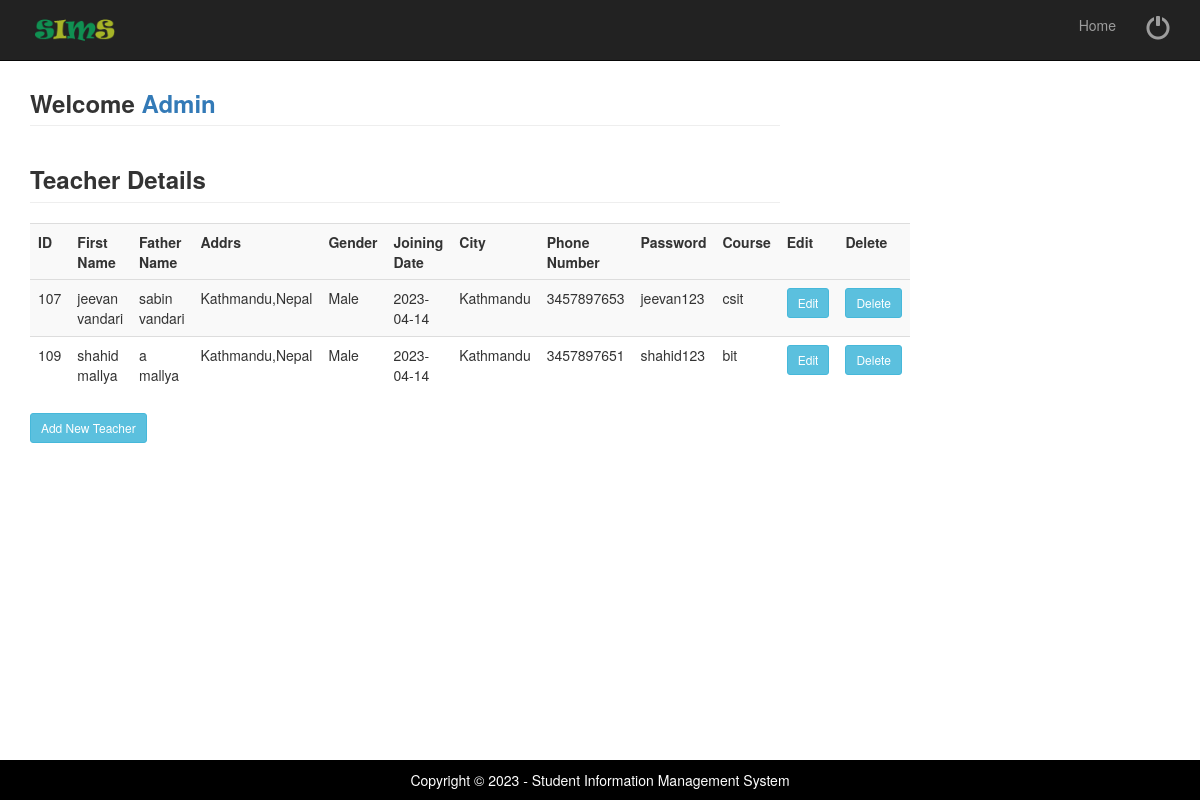
Page /FacultyDetails.php (signed in) on the committed database.
### tables this page shows
CREATE TABLE IF NOT EXISTS `facutlytable` (
  `FID` int(10) NOT NULL AUTO_INCREMENT,
  `FName` varchar(50) NOT NULL,
  `FaName` varchar(30) NOT NULL,
  `Addrs` text NOT NULL,
  `Gender` varchar(6) NOT NULL,
  `JDate` date NOT NULL,
  `City` varchar(10) NOT NULL,
  `Pass` varchar(10) NOT NULL,
  `PhNo` bigint(10) NOT NULL,
  `course` varchar(20) DEFAULT NULL,
  `rating` float DEFAULT NULL,
  PRIMARY KEY (`FID`)
);

### FacultyDetails.php (the view, shortened to what this page needs)
<?php include('adminhead.php'); ?>
<div class="container">
	<div class="row">
		<div class="col-md-8">
			<h3 class="page-header"><b>Welcome <a href="welcomeadmin">Admin</b></a> </h3>
			<?php
			include( "database.php" );
			$sql = "select * from  facutlytable";
			$result = mysqli_query( $connect, $sql );
			echo "<h3 class='page-header' ><b>Teacher Details</b></h3>";
			echo "<table class='table table-striped' style='width:100%'>
				<tr>
					<th>ID</th>
					<th>First Name</th>
					<th>Father Name</th>
					<th>Addrs</th>
					<th>Gender</th>
					<th>Joining Date</th>
					<th>City</th>
					<th>Phone Number</th>
					<th>Password</th>
					<th>Course</th>
					<th>Edit</th>
					<th>Delete</th>
				<tr>";
			while ( $row = mysqli_fetch_array( $result ) ) {
				?>
			<tr>
				<td>
					<?PHP echo $row['FID'];?>
				</td>
				<td>
					<?PHP echo $row['FName'];?>
				</td>
				<td>
					<?PHP echo $row['FaName'];?>
				</td>
				<td>
					<?PHP echo $row['Addrs'];?>
				</td>
				<td>
					<?PHP echo $row['Gender'];?>
				</td>
				<td>
					<?PHP echo $row['JDate'];?>
				</td>
				<td>
					<?PHP echo $row['City'];?>
				</td>
				<td>
					<?PHP echo $row['PhNo'];?>
				</td>
				<td>
					<?PHP echo $row['Pass'];?>
				</td>
				<td>
					<?PHP echo $row['course'];?>
				</td>
				<td><a href="updatefaculty.php?fid=<?php echo $row['FID']; ?>"><input type="button" Value="Edit" class="btn btn-info btn-sm"></a>
				</td>
				<td><a href="FacultyDetails.php?deleteid=<?php echo $row['FID']; ?>"><input type="button" Value="Delete" class="btn btn-info btn-sm"></a>
				</td>
			</tr>
			<?php } ?>
			</table>
			<a href="addnewfaculty"><button type="button" value="Add New FacultyTe" class="btn btn-info btn-sm">Add New Teacher</button></a>
		</div>
	</div>
	<?php include('allfoot.php'); ?>

### css/modern-business.css (style rules this page uses)
html, body { height: 100%; }
body { padding-top: 50px; }

### rows in the picture
facutlytable: FID "107", FName "jeevan vandari", FaName "sabin vandari", Addrs "Kathmandu,Nepal", Gender "Male", JDate "2023-04-14", City "Kathmandu", PhNo "3457897653", Pass "jeevan123", course "csit"
facutlytable: FID "109", FName "shahid mallya", FaName "a mallya", Addrs "Kathmandu,Nepal", Gender "Male", JDate "2023-04-14", City "Kathmandu", PhNo "3457897651", Pass "shahid123", course "bit"
